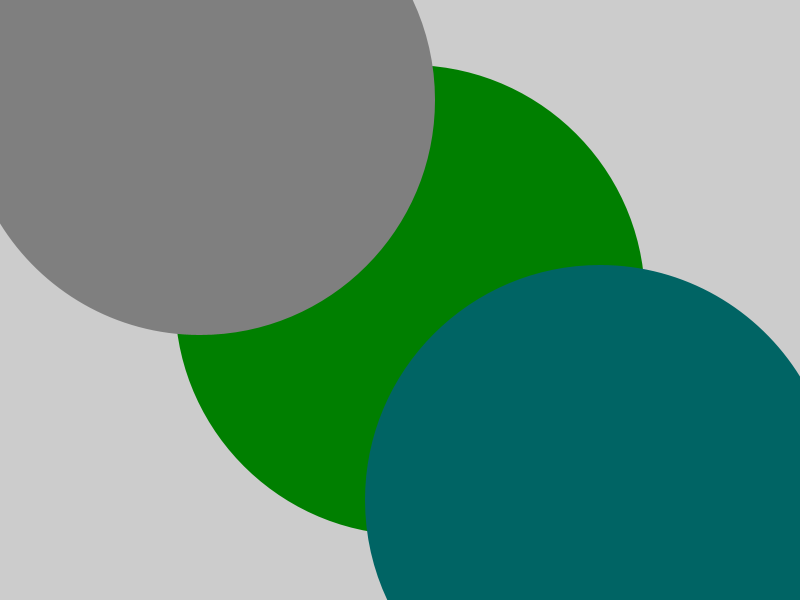
Frame 1 (no input)
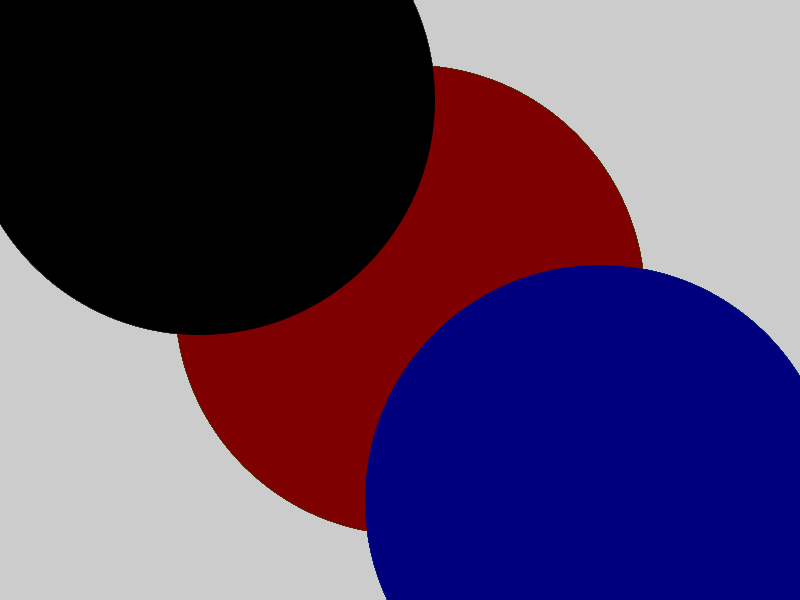
Frame 60 (the mouse pressed at the canvas centre just before this capture)
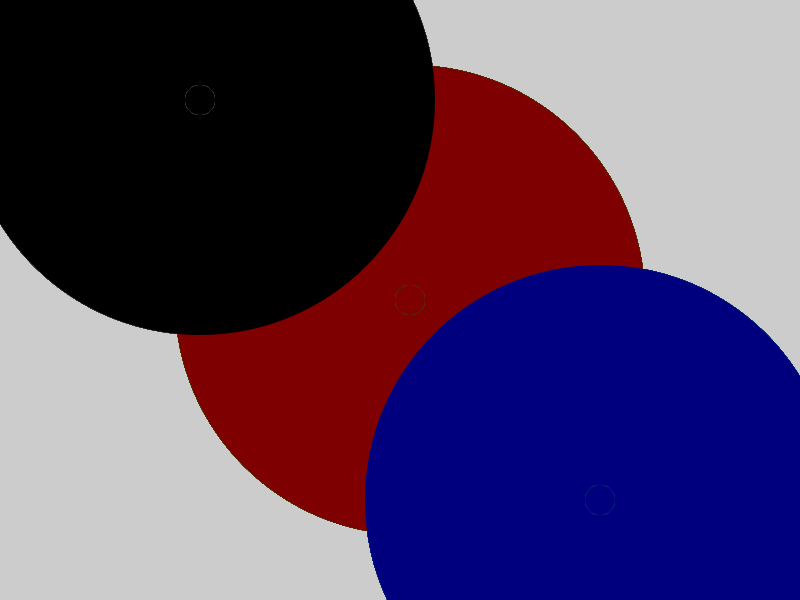
Frame 120 (the mouse held since frame 60 and released just before this capture)

The Processing sketch that drew these frames (run headless with seeded random() and noise(); from frame 60 on, the mouse is pressed at the canvas centre):

// Processing sketch: processing_107557
// ── processing_107557.pde

float vel = 0;
int alterna = 0;
void setup () {
  size(800, 600);
  noStroke();
}
void draw() {


  vel = dist(mouseX, mouseY, width/2, height/2);
  if (alterna==0) {
    fill(0, 127, 0);
    alterna=1;
  }
  else {
    fill(127, 0, 0);
    alterna=0;
  }
  ellipse((width/2)+10, height/2, vel-30, vel-30);

  vel = dist(mouseX, mouseY, width/2, height/2);
  if (alterna==0) {
    fill(0, 0, 127);
  }
  else {
    fill(0, 100, 100);
  }

  ellipse((width/2)+200, (height/2)+200, vel-30, vel-30);
  
  vel = dist(mouseX, mouseY, width/2, height/2);
  if (alterna==0) {
    fill(0);
  }
  else {
    fill(127);
  }

  ellipse((width/2)-200, (height/2)-200, vel-30, vel-30);
}
